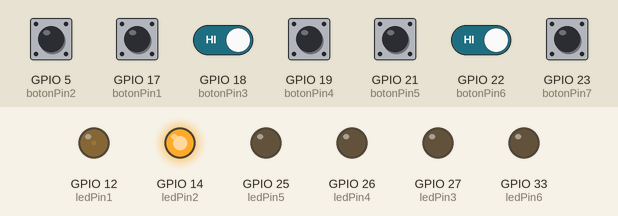
Bench run of a sketch on a simulated ESP32. On the bench: output pins drawn as LEDs (lit = HIGH). Dashed ring = blinking. The test bench sets the inputs (shaded band); at power-on: GPIO 5 (botonPin2), GPIO 17 (botonPin1), GPIO 18 (botonPin3), GPIO 19 (botonPin4), GPIO 21 (botonPin5), GPIO 22 (botonPin6), GPIO 23 (botonPin7) HIGH. Random numbers use the default seed unless the sketch sets one.

Above: at 15.0 s.
15.1 s: GPIO 18 (botonPin3) driven LOW and GPIO 22 (botonPin6) driven LOW
At 21.15 s:
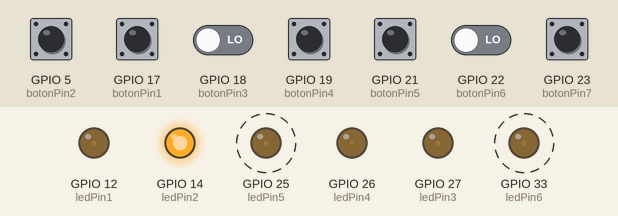
23.0 s: GPIO 5 (botonPin2) pulled LOW for 3 s
35.3 s: GPIO 18 (botonPin3) driven HIGH
At 46.65 s:
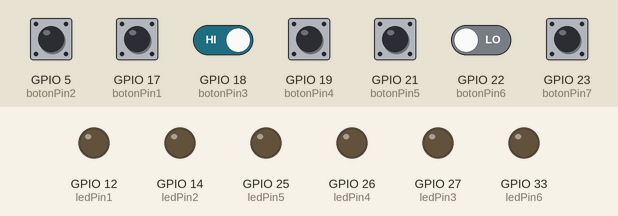
46.8 s: GPIO 22 (botonPin6) driven HIGH
At 55.5 s:
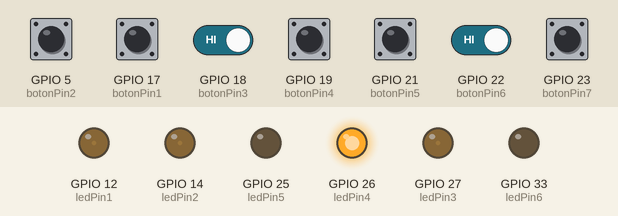
56.0 s: GPIO 18 (botonPin3) driven LOW
67.5 s: GPIO 18 (botonPin3) driven HIGH
At 82.5 s:
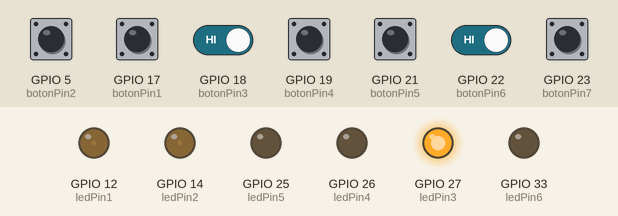
Timing chart, 0 to 89.1 s (numbered marks = the images above; inputs shaded):
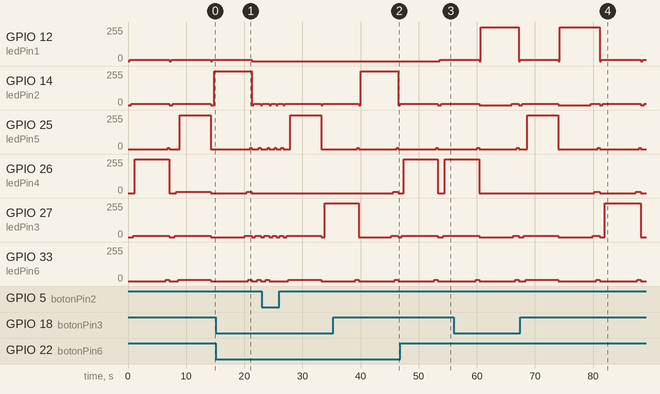

Measured:
- after the input at 35.3 s, GPIO 26 (ledPin4): 0/255 → 10/255 after 10.3 s, → 0/255 0.90 s later
- after the input at 46.8 s, GPIO 12 (ledPin1): 0/255 → 10/255 after 6.8 s
- after the input at 67.5 s, GPIO 26 (ledPin4): alternates 10/255 for 0.90 s and 0/255 for 6.2 s, starting after 12.7 s
- by itself, GPIO 12 (ledPin1): alternates 10/255 for 6.8 s and 0/255 for 0.30 s
- by itself, GPIO 25 (ledPin5): repeats every 7.1 s: 0/255 6.8 s, 10/255 0.30 s
- by itself, GPIO 33 (ledPin6): repeats every 7.1 s: 0/255 6.5 s, 10/255 0.60 s

The sketch:

juego.ino
```cpp
// Configuración de pines
const int botonPin1 = 17;
const int botonPin2 = 5;
const int botonPin3 = 18;
const int botonPin4 = 19;
const int botonPin5 = 21;
const int botonPin6 = 22;
const int botonPin7 = 23;
const int ledPin1 = 12;
const int ledPin2 = 14;
const int ledPin3 = 27;
const int ledPin4 = 26;
const int ledPin5 = 25;
const int ledPin6 = 33;

int numrand = 0;
int chance = 3;

void setup() {
  pinMode(botonPin1, INPUT_PULLUP);
  pinMode(botonPin2, INPUT_PULLUP);
  pinMode(botonPin3, INPUT_PULLUP);
  pinMode(botonPin4, INPUT_PULLUP);
  pinMode(botonPin5, INPUT_PULLUP);
  pinMode(botonPin6, INPUT_PULLUP);
  pinMode(botonPin7, INPUT_PULLUP);
  pinMode(ledPin1, OUTPUT);
  pinMode(ledPin2, OUTPUT);
  pinMode(ledPin3, OUTPUT);
  pinMode(ledPin4, OUTPUT);
  pinMode(ledPin5, OUTPUT);
    pinMode(ledPin6, OUTPUT);

  randomSeed(analogRead(32));
  numrand = random(6); // LED ganador inicial
}

void loop() {
  // Leer el estado de los botones
  int estadoBoton1 = digitalRead(botonPin1);
  int estadoBoton2 = digitalRead(botonPin2);
  int estadoBoton3 = digitalRead(botonPin3);
  int estadoBoton4 = digitalRead(botonPin4);
  int estadoBoton5 = digitalRead(botonPin5);
  int estadoBoton6 = digitalRead(botonPin6);
  int estadoBoton7 = digitalRead(botonPin7);

  // Botón de reinicio
  if (estadoBoton7 == HIGH) {
    numrand = random(6);
    chance = 3;
    analogWrite(ledPin1, 0);
    analogWrite(ledPin2, 0);
    analogWrite(ledPin3, 0);
    analogWrite(ledPin4, 0);
    analogWrite(ledPin5, 0);
    analogWrite(ledPin6, 0);
    delay(300); // anti-rebote
  }

  // Si se acabaron las oportunidades → todos tenues
  if (chance == 0) {
    analogWrite(ledPin1, 10);
    analogWrite(ledPin2, 10);
    analogWrite(ledPin3, 10);
    analogWrite(ledPin4, 10);
    analogWrite(ledPin5, 10);
    analogWrite(ledPin6, 10);
    return; // salir del loop
  }

  // Botón 1
  if (estadoBoton6 == HIGH) {
    if (numrand == 0) {
      analogWrite(ledPin1, 255);
      delay(5000);
      chance = 0; // termina el juego
    } else {
      analogWrite(ledPin1, 10);
      chance--;
    }
    delay(300);
  }

  // Botón 2
  if (estadoBoton5 == HIGH) {
    if (numrand == 1) {
      analogWrite(ledPin2, 255);
      delay(5000);
      chance = 0;
    } else {
      analogWrite(ledPin2, 10);
      chance--;
    }
    delay(300);
  }

  // Botón 3
  if (estadoBoton4 == HIGH) {
    if (numrand == 2) {
      analogWrite(ledPin3, 255);
      delay(5000);
      chance = 0;
    } else {
      analogWrite(ledPin3, 10);
      chance--;
    }
    delay(300);
  }

  // Botón 4
  if (estadoBoton3 == HIGH) {
    if (numrand == 3) {
      analogWrite(ledPin4, 255);
      delay(5000);
      chance = 0;
    } else {
      analogWrite(ledPin4, 10);
      chance--;
    }
    delay(300);
  }

  // Botón 5
  if (estadoBoton2 == HIGH) {
    if (numrand == 4) {
      analogWrite(ledPin6, 255);
      delay(5000);
      chance = 0;
    } else {
      analogWrite(ledPin6, 10);
      chance--;
    }
    delay(300);
  }

  // Botón 6
  if (estadoBoton1 == HIGH) {
    if (numrand == 5) {
      analogWrite(ledPin5, 255);
      delay(5000);
      chance = 0;
    } else {
      analogWrite(ledPin5, 10);
      chance--;
    }
    delay(300);
  }
}
```
